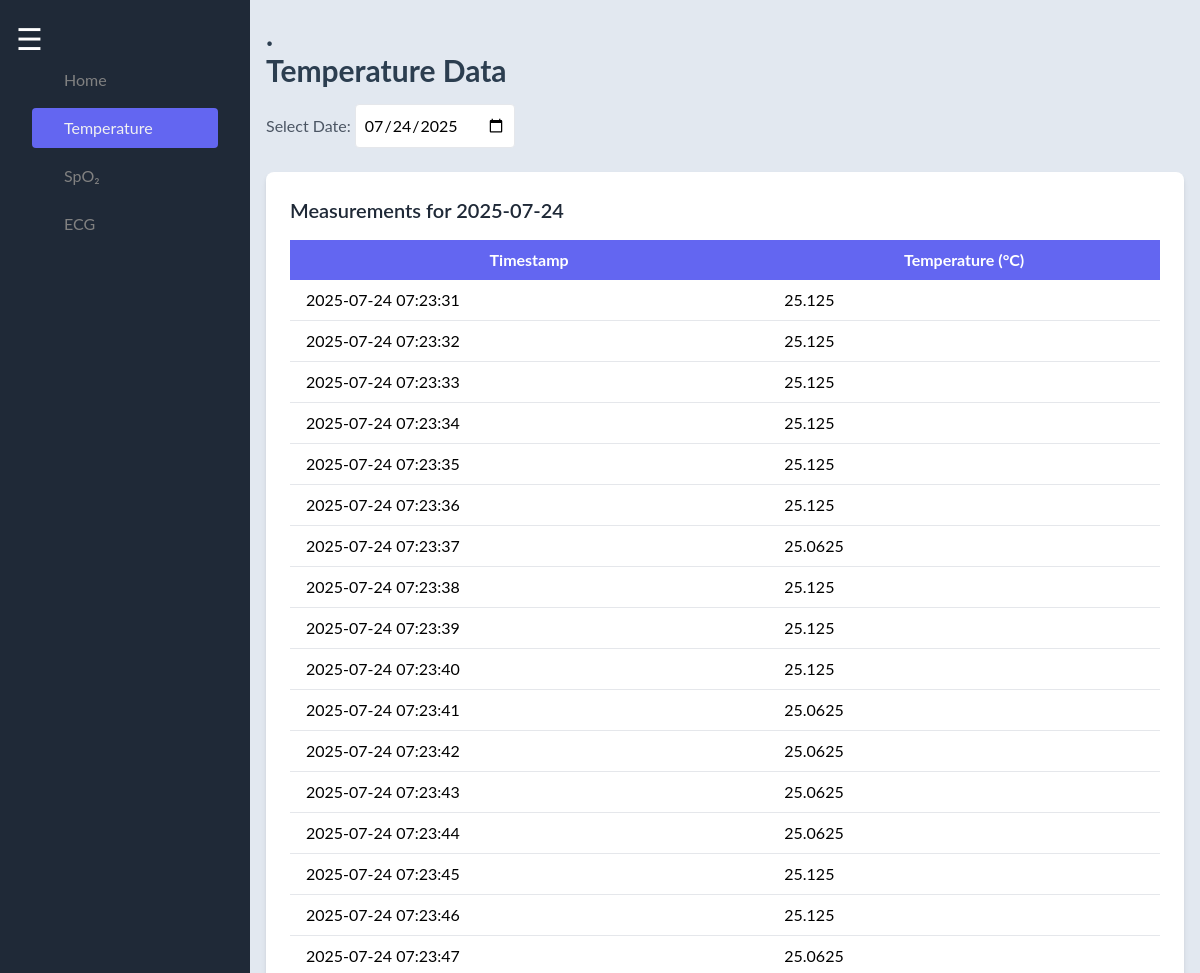
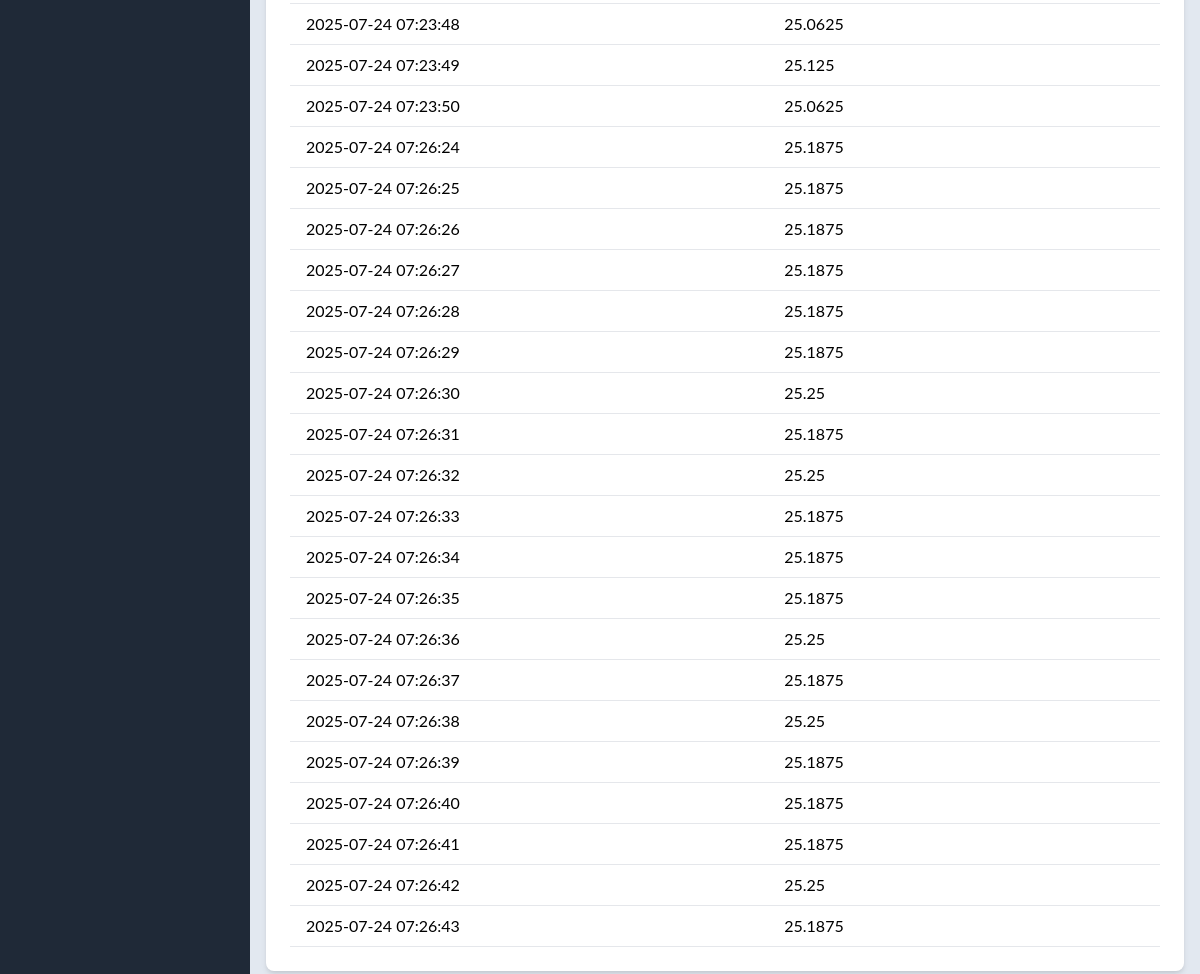
The page /temperature on the database its author committed (2 pictures, top to bottom).
### tables this page shows
CREATE TABLE "temp_data" (
	"id"	INTEGER,
	"timestamp"	TEXT NOT NULL,
	"temp"	REAL,
	PRIMARY KEY("id" AUTOINCREMENT)
);

### dz_app/app.py (the view)
@app.route('/temperature', methods=['GET'])
def temperature():
    selected_date = request.args.get('date')
    data = get_data('temp_data', selected_date)
    latest_date = get_latest_date('temp_data')
    return render_template('temperature.html', data=data, selected_date=selected_date, latest_date=latest_date)

### dz_app/app.py (called while the page is built)
def get_db_connection():
    try:
        conn = sqlite3.connect(DB_PATH)
        conn.row_factory = sqlite3.Row
        return conn
    except sqlite3.Error as e:
        print(f"Database connection error: {e}")
        return None

def get_latest_date(table):
    conn = get_db_connection()
    if not conn:
        return None
    cursor = conn.cursor()
    try:
        cursor.execute(f"SELECT MAX(timestamp) as latest FROM {table}")
        result = cursor.fetchone()
        conn.close()
        return result['latest'].split(' ')[0] if result['latest'] else None
    except sqlite3.Error as e:
        print(f"Error getting latest date from {table}: {e}")
        conn.close()
        return None

### dz_app/templates/temperature.html (shortened to what this page needs)
<!DOCTYPE html>
<html lang="en">
<head>
  <link
    href="https://cdn.jsdelivr.net/npm/tailwindcss@2.2.19/dist/tailwind.min.css"
    rel="stylesheet"
  />
  <link
    rel="stylesheet"
    href="{{ url_for('static', filename='css/styles.css') }}"
  />
</head>
<body>
    <button id="toggleSidebar" class="text-white fixed top-2 left-2 z-30 bg-opal-dark rounded p-2">
        <span>☰</span>
    </button>
<aside
  id="sidebar"
  class="fixed inset-y-0 left-0 z-40 w-56 bg-gray-800 text-white p-4
         transform -translate-x-full transition-transform duration-200
         md:translate-x-0 overflow-y-auto pt-16"
>
  <nav class="flex flex-col space-y-2 px-4">
    <a href="/"            class="block hover:bg-gray-700 p-2 rounded">Home</a>
	<a href="/temperature"         class="block bg-opal-light hover:bg-gray-700 p-2 rounded">Temperature</a>
    <a href="/spo2"        class="block hover:bg-gray-700 p-2 rounded">SpO₂</a>
	<a href="/ecg" class="block hover:bg-gray-700 p-2 rounded">ECG</a>
  </nav>
</aside>
	<div id="main">
        <h1 class="text-3xl font-bold text-opal-dark">.</h1>
		<h1 class="text-3xl font-bold text-opal-dark">Temperature Data</h1>
        <div class="mt-4">
      <label for="datePicker" class="text-gray-600">Select Date:</label>
      <input
        type="date"
        id="datePicker"
        value="{{ selected_date or latest_date }}"
        class="border rounded p-2"
      />
    </div>
    <div class="mt-6 bg-white p-6 rounded-lg shadow-md">
      <h2 class="text-xl font-semibold text-gray-800 mb-4">
        Measurements for {{ selected_date or latest_date or 'No Data' }}
      </h2>
      {% if data %}
        <table class="w-full">
          <thead>
            <tr class="bg-opal-light text-white">
              <th class="py-2 px-4">Timestamp</th>
              <th class="py-2 px-4">Temperature (°C)</th>
            </tr>
          </thead>
          <tbody>
            {% for row in data %}
              <tr class="border-b">
                <td class="py-2 px-4">{{ row.timestamp }}</td>
                <td class="py-2 px-4">{{ row.temp }}</td>
              </tr>
            {% endfor %}
          </tbody>
        </table>
      {% else %}
        <p class="text-gray-600">No temperature data available. Please select another date.</p>
      {% endif %}
    </div>
</body>
</html>

### dz_app/static/css/styles.css (style rules this page uses)
:root { --opal-dark: #2C3E50; --opal-light: #6366F1; --opal-accent: #E2E8F0; }
#sidebar { background-color: var(--opal-dark); height: 100%; width: 250px; position: fixed; z-index: 20; top: 0; left: 0; overflow-x: hidden; transition: width 0.5s ease-in-out; padding-top: 60px; }
#sidebar a { padding: 8px 8px 8px 32px; text-decoration: none; color: #818181; display: block; transition: color 0.3s; }
#sidebar a:hover, #sidebar a.bg-opal-light { color: #f1f1f1; background-color: var(--opal-light); }
#toggleSidebar { z-index: 30; font-size: 30px; cursor: pointer; }
#main { transition: margin-left 0.5s ease-in-out; padding: 16px; margin-left: 250px; }
body { background-color: var(--opal-accent); font-family: 'Lato', sans-serif; }
h1, h2 { color: var(--opal-dark); }
table thead { background-color: var(--opal-light); }
#sidebar { background-color: #1f2937 !important; }
#toggleSidebar { z-index: 999 !important; }

### rows shown on the page
temp_data: timestamp "2025-07-24 07:23:31", temp "25.125"
temp_data: timestamp "2025-07-24 07:23:32", temp "25.125"
temp_data: timestamp "2025-07-24 07:23:33", temp "25.125"
temp_data: timestamp "2025-07-24 07:23:34", temp "25.125"
temp_data: timestamp "2025-07-24 07:23:35", temp "25.125"
temp_data: timestamp "2025-07-24 07:23:36", temp "25.125"
temp_data: timestamp "2025-07-24 07:23:37", temp "25.0625"
temp_data: timestamp "2025-07-24 07:23:38", temp "25.125"
temp_data: timestamp "2025-07-24 07:23:39", temp "25.125"
temp_data: timestamp "2025-07-24 07:23:40", temp "25.125"
temp_data: timestamp "2025-07-24 07:23:41", temp "25.0625"
temp_data: timestamp "2025-07-24 07:23:42", temp "25.0625"
temp_data: timestamp "2025-07-24 07:23:43", temp "25.0625"
temp_data: timestamp "2025-07-24 07:23:44", temp "25.0625"
temp_data: timestamp "2025-07-24 07:23:45", temp "25.125"
temp_data: timestamp "2025-07-24 07:23:46", temp "25.125"
temp_data: timestamp "2025-07-24 07:23:47", temp "25.0625"
temp_data: timestamp "2025-07-24 07:23:48", temp "25.0625"
temp_data: timestamp "2025-07-24 07:23:49", temp "25.125"
temp_data: timestamp "2025-07-24 07:23:50", temp "25.0625"
temp_data: timestamp "2025-07-24 07:26:24", temp "25.1875"
temp_data: timestamp "2025-07-24 07:26:25", temp "25.1875"
temp_data: timestamp "2025-07-24 07:26:26", temp "25.1875"
temp_data: timestamp "2025-07-24 07:26:27", temp "25.1875"
temp_data: timestamp "2025-07-24 07:26:28", temp "25.1875"
temp_data: timestamp "2025-07-24 07:26:29", temp "25.1875"
temp_data: timestamp "2025-07-24 07:26:30", temp "25.25"
temp_data: timestamp "2025-07-24 07:26:31", temp "25.1875"
temp_data: timestamp "2025-07-24 07:26:32", temp "25.25"
temp_data: timestamp "2025-07-24 07:26:33", temp "25.1875"
temp_data: timestamp "2025-07-24 07:26:34", temp "25.1875"
temp_data: timestamp "2025-07-24 07:26:35", temp "25.1875"
temp_data: timestamp "2025-07-24 07:26:36", temp "25.25"
temp_data: timestamp "2025-07-24 07:26:37", temp "25.1875"
temp_data: timestamp "2025-07-24 07:26:38", temp "25.25"
temp_data: timestamp "2025-07-24 07:26:39", temp "25.1875"
temp_data: timestamp "2025-07-24 07:26:40", temp "25.1875"
temp_data: timestamp "2025-07-24 07:26:41", temp "25.1875"
temp_data: timestamp "2025-07-24 07:26:42", temp "25.25"
temp_data: timestamp "2025-07-24 07:26:43", temp "25.1875"

### other values the page prints
{{ selected_date or latest_date or 'No Data' }} "2025-07-24"
